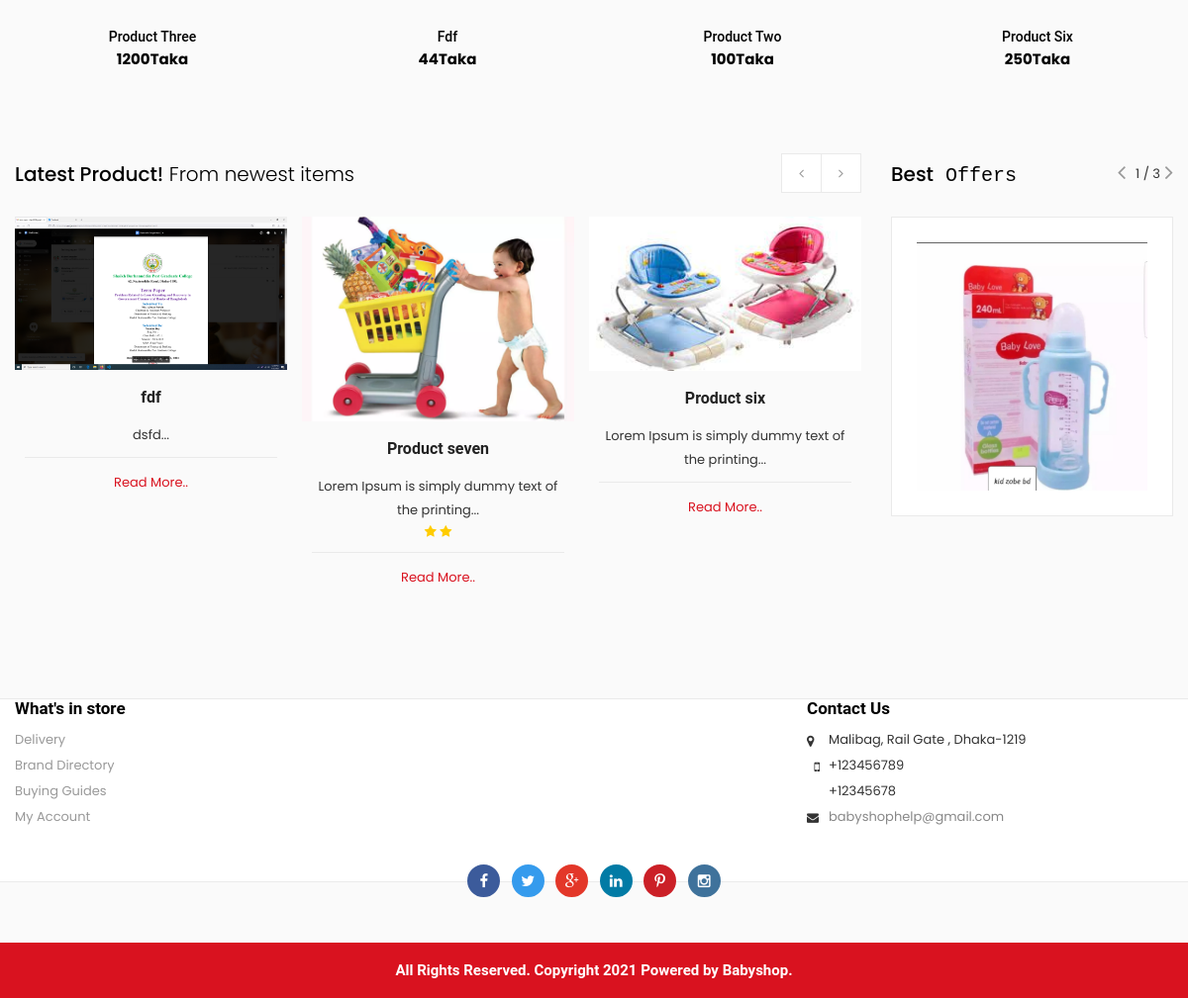
Before: / (lower part) with the older database file.
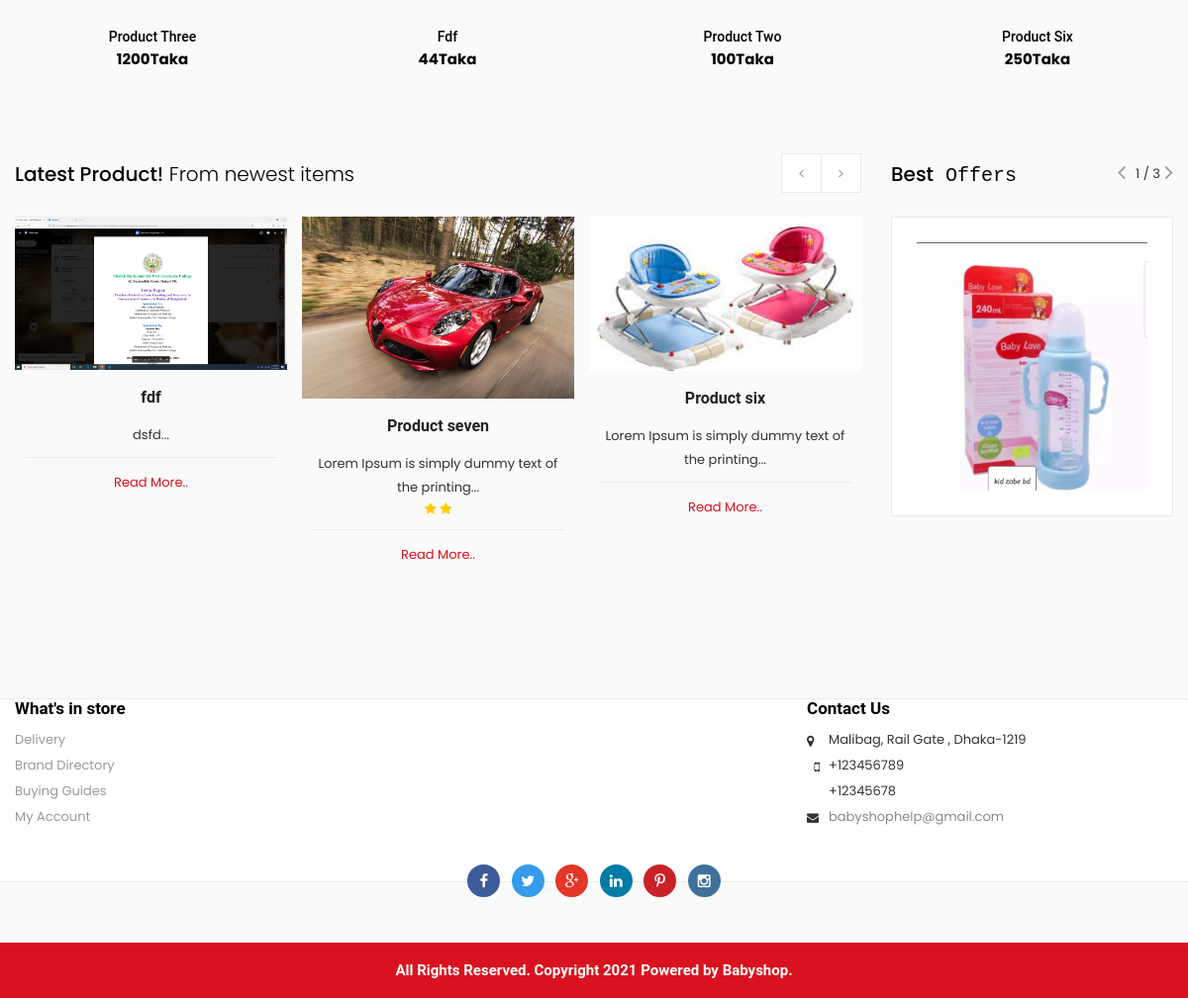
After: the same page with the newer database file.
### tables this page shows
CREATE TABLE `tbl_product` (
  `productId` int(11) NOT NULL,
  `productName` varchar(200) NOT NULL,
  `catId` int(11) NOT NULL,
  `brandId` int(11) NOT NULL,
  `body` text NOT NULL,
  `price` varchar(300) NOT NULL,
  `image` varchar(300) NOT NULL,
  `type` tinyint(4) NOT NULL,
  `quantityId` int(11) NOT NULL,
  `total_quantity` int(11) NOT NULL,
  `productCode` varchar(300) NOT NULL,
  `admin_id` int(11) NOT NULL,
  `uploadtime` timestamp NOT NULL DEFAULT current_timestamp(),
  `offer` tinyint(4) NOT NULL,
  `total_rat` int(11) NOT NULL,
  `hit` int(11) NOT NULL
);

### classes/Product.php (called while the page is built, shortened)
<?php
$filepath = realpath(dirname(__FILE__));
 include_once ($filepath.'/../lib/Database.php');
 include_once ($filepath.'/../helpers/Format.php');
?>
<?php
class Product{
	private $db;
	public function __construct(){
		$this->db = new Database();
	}
	public function getAllProductFrontpage(){
			$query = "SELECT * FROM tbl_product ORDER BY RAND() limit 10 ";
			$result = $this->db->select($query);
			return $result;
		}
	public function getAllProductletest(){
		$query = "SELECT * FROM tbl_product ORDER BY uploadtime DESC limit 10";
		$result = $this->db->select($query);
		return $result;
	}
}
?>

### lib/Database.php (called while the page is built, shortened)
<?php
Class Database{
	public $host   = DB_HOST;
	public $user   = DB_USER;
	public $pass   = DB_PASS;
	public $dbname = DB_NAME;
	public $link;
	private function connectDB(){
	$this->link = new mysqli($this->host, $this->user, $this->pass, $this->dbname);
 }
	public function select($query){
		$result = $this->link->query($query) or die($this->link->error.__LINE__);
		if($result->num_rows > 0){
			return $result;
		} else {
			return false;
		}
	}
}

### helpers/format.php (called while the page is built, shortened)
<?php
class Format{
    public function textShorten($text, $limit = 400){
        $text = $text. " ";
        $text = substr($text, 0, $limit);
        $text = substr($text, 0, strrpos($text, ' '));
        $text = $text."...";
        return $text;
    }
}
?>

### classes/Contact.php (called while the page is built, shortened)
<?php
$filepath = realpath(dirname(__FILE__));
 include_once ($filepath.'/../lib/Database.php');
 include_once ($filepath.'/../helpers/Format.php');
class Contact{
	private $db;
	public function __construct(){
		$this->db = new Database();
	}
	public function getavgrate($id){
		$query = "SELECT * FROM tbl_product WHERE productId=$id";
		$result = $this->db->select($query);
				 $value = $result->fetch_assoc();
				 if ($value['total_rat']==0 || $value['hit']==0) {
				 }else{
				return $newval = round($value['total_rat']/$value['hit']);
				 }
	}
}
?>

### index.php (the view, shortened to what the changed rows need)
<?php include'inc/header.php';?>
                <?php
                $getApd = $pd->getAllProductFrontpage();
                ?>
  <div id="blog">
    <div class="container">
      <div class="row">
        <div class="col-md-9 news">
          <div class="Latest-News-title">
            <h2 class="tf">Latest Product!<span> From newest items </span></h2>
          </div>
          <div id="Latest-News" class="owl-carousel ">
               <?php
                $getApd = $pd->getAllProductletest();
                if ($getApd) {
                  while ($result = $getApd->fetch_assoc()) {
                ?>
            <div class="item">
              <div class="post">
                <div class="image"> <a href="product-detail-view.php?productid=<?php echo $result['productId']; ?>"><img src="<?php echo $result['image']; ?>" alt="post" title="post" class="img-responsive"></a> </div>
                <div class="content-details">
                  <div class="post-title">
                    <h3><a href="product-detail-view.php?productid=<?php echo $result['productId']; ?>"><?php echo $result['productName']; ?></a></h3>
                  </div>
                  <div class="description">
                    <p><?php echo $fm->textShorten($result['body'],50); ?></p>
                      <div class="review"> <span class="rate">
                            <?php  $rat = $cont->getavgrate($result['productId']);
                            for ($i=1; $i <= $rat ; $i++) {  ?>
                              <i class="fa fa-star rated"></i>
                            <?php }
                             ?>
                            </span> </div>
                    <div class="read-more"> <a class="read-more" href="product-detail-view.php?productid=<?php echo $result['productId']; ?>">Read More..</a> </div>
                  </div>
                </div>
              </div>
            </div>
        <?php } } ?>
          </div>
        </div>
        <div class="col-md-3 special">
          <div class="Special-title">
            <h2 class="tf">Best<samp> Offers</samp></h2>
          </div>
        </div>
      </div>
    </div>
  </div>
  <?php include'inc/footer.php';?>

Changed rows visible on the page:
changed tbl_product "Product seven": image: a different picture
